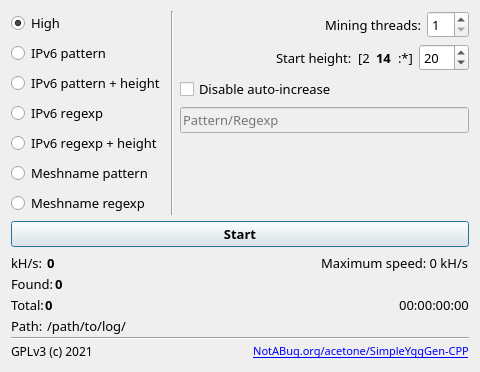
<?xml version="1.0" encoding="UTF-8"?>
<ui version="4.0">
 <class>Widget</class>
 <widget class="QWidget" name="Widget">
  <property name="geometry">
   <rect>
    <x>0</x>
    <y>0</y>
    <width>480</width>
    <height>356</height>
   </rect>
  </property>
  <property name="windowTitle">
   <string>Widget</string>
  </property>
  <layout class="QVBoxLayout" name="verticalLayout_3">
   <item>
    <layout class="QGridLayout" name="settingsLayout">
     <item row="0" column="1">
      <widget class="Line" name="line">
       <property name="orientation">
        <enum>Qt::Vertical</enum>
       </property>
      </widget>
     </item>
     <item row="0" column="2">
      <layout class="QVBoxLayout" name="verticalLayout_2">
       <item>
        <layout class="QHBoxLayout" name="horizontalLayout_2">
         <item>
          <spacer name="horizontalSpacer_6">
           <property name="orientation">
            <enum>Qt::Horizontal</enum>
           </property>
           <property name="sizeHint" stdset="0">
            <size>
             <width>40</width>
             <height>20</height>
            </size>
           </property>
          </spacer>
         </item>
         <item>
          <widget class="QLabel" name="x_threads">
           <property name="font">
            <font>
             <family>PT Mono</family>
             <pointsize>10</pointsize>
            </font>
           </property>
           <property name="layoutDirection">
            <enum>Qt::LeftToRight</enum>
           </property>
           <property name="text">
            <string>Mining threads:</string>
           </property>
          </widget>
         </item>
         <item>
          <widget class="QSpinBox" name="threads">
           <property name="font">
            <font>
             <family>PT Mono</family>
             <pointsize>10</pointsize>
            </font>
           </property>
           <property name="minimum">
            <number>1</number>
           </property>
           <property name="value">
            <number>1</number>
           </property>
          </widget>
         </item>
        </layout>
       </item>
       <item>
        <layout class="QHBoxLayout" name="horizontalLayout_3">
         <item>
          <spacer name="horizontalSpacer_7">
           <property name="orientation">
            <enum>Qt::Horizontal</enum>
           </property>
           <property name="sizeHint" stdset="0">
            <size>
             <width>40</width>
             <height>20</height>
            </size>
           </property>
          </spacer>
         </item>
         <item>
          <widget class="QLabel" name="x_startaltitude">
           <property name="font">
            <font>
             <family>PT Mono</family>
             <pointsize>10</pointsize>
            </font>
           </property>
           <property name="layoutDirection">
            <enum>Qt::LeftToRight</enum>
           </property>
           <property name="text">
            <string>Start height:</string>
           </property>
           <property name="textFormat">
            <enum>Qt::PlainText</enum>
           </property>
          </widget>
         </item>
         <item>
          <widget class="QLabel" name="x_firstByte">
           <property name="font">
            <font>
             <family>PT Mono</family>
             <pointsize>10</pointsize>
            </font>
           </property>
           <property name="text">
            <string>[2</string>
           </property>
          </widget>
         </item>
         <item>
          <widget class="QLabel" name="secondByte">
           <property name="font">
            <font>
             <family>PT Mono</family>
             <pointsize>10</pointsize>
             <weight>75</weight>
             <bold>true</bold>
            </font>
           </property>
           <property name="text">
            <string>14</string>
           </property>
          </widget>
         </item>
         <item>
          <widget class="QLabel" name="x_doubledot">
           <property name="font">
            <font>
             <family>PT Mono</family>
             <pointsize>10</pointsize>
            </font>
           </property>
           <property name="text">
            <string>:*]</string>
           </property>
          </widget>
         </item>
         <item>
          <widget class="QSpinBox" name="height">
           <property name="font">
            <font>
             <family>PT Mono</family>
             <pointsize>10</pointsize>
            </font>
           </property>
           <property name="minimum">
            <number>4</number>
           </property>
           <property name="maximum">
            <number>136</number>
           </property>
           <property name="value">
            <number>20</number>
           </property>
          </widget>
         </item>
        </layout>
       </item>
       <item>
        <layout class="QHBoxLayout" name="horizontalLayout_10">
         <item>
          <widget class="QCheckBox" name="disableIncrease">
           <property name="font">
            <font>
             <family>PT Mono</family>
             <pointsize>10</pointsize>
            </font>
           </property>
           <property name="text">
            <string>Disable auto-increase</string>
           </property>
          </widget>
         </item>
        </layout>
       </item>
       <item>
        <layout class="QHBoxLayout" name="horizontalLayout">
         <item>
          <widget class="QLineEdit" name="stringSet">
           <property name="enabled">
            <bool>false</bool>
           </property>
           <property name="font">
            <font>
             <family>PT Mono</family>
             <pointsize>10</pointsize>
            </font>
           </property>
           <property name="locale">
            <locale language="English" country="UnitedStates"/>
           </property>
           <property name="text">
            <string/>
           </property>
           <property name="placeholderText">
            <string>Pattern/Regexp</string>
           </property>
          </widget>
         </item>
        </layout>
       </item>
       <item>
        <layout class="QHBoxLayout" name="horizontalLayout_8" stretch="0,0,0">
         <property name="spacing">
          <number>0</number>
         </property>
         <item>
          <spacer name="horizontalSpacer_8">
           <property name="orientation">
            <enum>Qt::Horizontal</enum>
           </property>
           <property name="sizeHint" stdset="0">
            <size>
             <width>40</width>
             <height>20</height>
            </size>
           </property>
          </spacer>
         </item>
         <item>
          <widget class="QLabel" name="label">
           <property name="toolTip">
            <string notr="true"/>
           </property>
           <property name="toolTipDuration">
            <number>-1</number>
           </property>
           <property name="statusTip">
            <string/>
           </property>
           <property name="text">
            <string/>
           </property>
           <property name="pixmap">
            <pixmap resource="resources.qrc">:/banner.png</pixmap>
           </property>
          </widget>
         </item>
         <item>
          <spacer name="horizontalSpacer_9">
           <property name="orientation">
            <enum>Qt::Horizontal</enum>
           </property>
           <property name="sizeHint" stdset="0">
            <size>
             <width>40</width>
             <height>20</height>
            </size>
           </property>
          </spacer>
         </item>
        </layout>
       </item>
      </layout>
     </item>
     <item row="0" column="0">
      <layout class="QVBoxLayout" name="verticalLayout">
       <item>
        <widget class="QRadioButton" name="high_mode">
         <property name="font">
          <font>
           <family>PT Mono</family>
           <pointsize>10</pointsize>
          </font>
         </property>
         <property name="text">
          <string>High</string>
         </property>
         <property name="checked">
          <bool>true</bool>
         </property>
        </widget>
       </item>
       <item>
        <widget class="QRadioButton" name="ipv6_pat_mode">
         <property name="font">
          <font>
           <family>PT Mono</family>
           <pointsize>10</pointsize>
          </font>
         </property>
         <property name="text">
          <string>IPv6 pattern</string>
         </property>
        </widget>
       </item>
       <item>
        <widget class="QRadioButton" name="ipv6_pat_high_mode">
         <property name="font">
          <font>
           <family>PT Mono</family>
           <pointsize>10</pointsize>
          </font>
         </property>
         <property name="text">
          <string>IPv6 pattern + height</string>
         </property>
        </widget>
       </item>
       <item>
        <widget class="QRadioButton" name="ipv6_reg_mode">
         <property name="font">
          <font>
           <family>PT Mono</family>
           <pointsize>10</pointsize>
          </font>
         </property>
         <property name="text">
          <string>IPv6 regexp</string>
         </property>
        </widget>
       </item>
       <item>
        <widget class="QRadioButton" name="ipv6_reg_high_mode">
         <property name="font">
          <font>
           <family>PT Mono</family>
           <pointsize>10</pointsize>
          </font>
         </property>
         <property name="text">
          <string>IPv6 regexp + height</string>
         </property>
        </widget>
       </item>
       <item>
        <widget class="QRadioButton" name="mesh_pat_mode">
         <property name="font">
          <font>
           <family>PT Mono</family>
           <pointsize>10</pointsize>
          </font>
         </property>
         <property name="text">
          <string>Meshname pattern</string>
         </property>
        </widget>
       </item>
       <item>
        <widget class="QRadioButton" name="mesh_reg_mode">
         <property name="font">
          <font>
           <family>PT Mono</family>
           <pointsize>10</pointsize>
          </font>
         </property>
         <property name="text">
          <string>Meshname regexp</string>
         </property>
        </widget>
       </item>
      </layout>
     </item>
    </layout>
   </item>
   <item>
    <widget class="QPushButton" name="action">
     <property name="font">
      <font>
       <family>PT Mono</family>
       <pointsize>10</pointsize>
       <weight>75</weight>
       <bold>true</bold>
      </font>
     </property>
     <property name="text">
      <string>Start</string>
     </property>
     <property name="default">
      <bool>true</bool>
     </property>
     <property name="flat">
      <bool>false</bool>
     </property>
    </widget>
   </item>
   <item>
    <layout class="QVBoxLayout" name="verticalLayout_4">
     <property name="spacing">
      <number>1</number>
     </property>
     <item>
      <layout class="QHBoxLayout" name="horizontalLayout_4">
       <item>
        <widget class="QLabel" name="x_khs">
         <property name="font">
          <font>
           <family>PT Mono</family>
           <pointsize>10</pointsize>
          </font>
         </property>
         <property name="text">
          <string>kH/s: </string>
         </property>
        </widget>
       </item>
       <item>
        <widget class="QLabel" name="khs">
         <property name="font">
          <font>
           <family>PT Mono</family>
           <pointsize>10</pointsize>
           <weight>75</weight>
           <bold>true</bold>
          </font>
         </property>
         <property name="text">
          <string>0</string>
         </property>
        </widget>
       </item>
       <item>
        <spacer name="horizontalSpacer">
         <property name="orientation">
          <enum>Qt::Horizontal</enum>
         </property>
         <property name="sizeHint" stdset="0">
          <size>
           <width>40</width>
           <height>20</height>
          </size>
         </property>
        </spacer>
       </item>
       <item>
        <widget class="QLabel" name="hs">
         <property name="font">
          <font>
           <family>PT Mono</family>
           <pointsize>10</pointsize>
          </font>
         </property>
         <property name="text">
          <string>Maximum speed: 0 kH/s</string>
         </property>
         <property name="alignment">
          <set>Qt::AlignLeading|Qt::AlignLeft|Qt::AlignVCenter</set>
         </property>
        </widget>
       </item>
      </layout>
     </item>
     <item>
      <layout class="QHBoxLayout" name="horizontalLayout_5">
       <item>
        <widget class="QLabel" name="x_found">
         <property name="font">
          <font>
           <family>PT Mono</family>
           <pointsize>10</pointsize>
          </font>
         </property>
         <property name="text">
          <string>Found:</string>
         </property>
        </widget>
       </item>
       <item>
        <widget class="QLabel" name="found">
         <property name="font">
          <font>
           <family>PT Mono</family>
           <pointsize>10</pointsize>
           <weight>75</weight>
           <bold>true</bold>
          </font>
         </property>
         <property name="text">
          <string>0</string>
         </property>
        </widget>
       </item>
       <item>
        <spacer name="horizontalSpacer_2">
         <property name="orientation">
          <enum>Qt::Horizontal</enum>
         </property>
         <property name="sizeHint" stdset="0">
          <size>
           <width>40</width>
           <height>20</height>
          </size>
         </property>
        </spacer>
       </item>
       <item>
        <widget class="QLabel" name="last">
         <property name="font">
          <font>
           <family>PT Mono</family>
           <pointsize>10</pointsize>
          </font>
         </property>
         <property name="text">
          <string>&lt;last address will be here&gt;</string>
         </property>
         <property name="alignment">
          <set>Qt::AlignLeading|Qt::AlignLeft|Qt::AlignVCenter</set>
         </property>
        </widget>
       </item>
      </layout>
     </item>
     <item>
      <layout class="QHBoxLayout" name="horizontalLayout_6">
       <item>
        <widget class="QLabel" name="x_total">
         <property name="font">
          <font>
           <family>PT Mono</family>
           <pointsize>10</pointsize>
          </font>
         </property>
         <property name="text">
          <string>Total:</string>
         </property>
        </widget>
       </item>
       <item>
        <widget class="QLabel" name="total">
         <property name="font">
          <font>
           <family>PT Mono</family>
           <pointsize>10</pointsize>
           <weight>75</weight>
           <bold>true</bold>
          </font>
         </property>
         <property name="text">
          <string>0</string>
         </property>
        </widget>
       </item>
       <item>
        <spacer name="horizontalSpacer_3">
         <property name="orientation">
          <enum>Qt::Horizontal</enum>
         </property>
         <property name="sizeHint" stdset="0">
          <size>
           <width>40</width>
           <height>20</height>
          </size>
         </property>
        </spacer>
       </item>
       <item>
        <widget class="QLabel" name="time">
         <property name="font">
          <font>
           <family>PT Mono</family>
           <pointsize>10</pointsize>
           <weight>50</weight>
           <bold>false</bold>
          </font>
         </property>
         <property name="text">
          <string>00:00:00:00</string>
         </property>
         <property name="alignment">
          <set>Qt::AlignCenter</set>
         </property>
        </widget>
       </item>
      </layout>
     </item>
     <item>
      <layout class="QHBoxLayout" name="horizontalLayout_7">
       <item>
        <widget class="QLabel" name="x_path">
         <property name="font">
          <font>
           <family>PT Mono</family>
           <pointsize>10</pointsize>
          </font>
         </property>
         <property name="text">
          <string>Path: </string>
         </property>
        </widget>
       </item>
       <item>
        <widget class="QLabel" name="path">
         <property name="font">
          <font>
           <family>PT Mono</family>
           <pointsize>10</pointsize>
          </font>
         </property>
         <property name="text">
          <string>/path/to/log/</string>
         </property>
         <property name="alignment">
          <set>Qt::AlignLeading|Qt::AlignLeft|Qt::AlignVCenter</set>
         </property>
        </widget>
       </item>
       <item>
        <spacer name="horizontalSpacer_4">
         <property name="orientation">
          <enum>Qt::Horizontal</enum>
         </property>
         <property name="sizeHint" stdset="0">
          <size>
           <width>40</width>
           <height>20</height>
          </size>
         </property>
        </spacer>
       </item>
      </layout>
     </item>
     <item>
      <widget class="Line" name="line_2">
       <property name="orientation">
        <enum>Qt::Horizontal</enum>
       </property>
      </widget>
     </item>
     <item>
      <layout class="QHBoxLayout" name="horizontalLayout_9">
       <item>
        <widget class="QLabel" name="x_checknewver_2">
         <property name="font">
          <font>
           <family>PT Mono</family>
           <pointsize>9</pointsize>
          </font>
         </property>
         <property name="text">
          <string>GPLv3 (c) 2021</string>
         </property>
        </widget>
       </item>
       <item>
        <spacer name="horizontalSpacer_5">
         <property name="orientation">
          <enum>Qt::Horizontal</enum>
         </property>
         <property name="sizeHint" stdset="0">
          <size>
           <width>40</width>
           <height>20</height>
          </size>
         </property>
        </spacer>
       </item>
       <item>
        <widget class="QLabel" name="notabugLink">
         <property name="font">
          <font>
           <family>PT Mono</family>
           <pointsize>8</pointsize>
          </font>
         </property>
         <property name="text">
          <string>&lt;a href=&quot;https://notabug.org/acetone/SimpleYggGen-CPP&quot;&gt;NotABug.org/acetone/SimpleYggGen-CPP&lt;/a&gt;</string>
         </property>
         <property name="alignment">
          <set>Qt::AlignCenter</set>
         </property>
         <property name="openExternalLinks">
          <bool>true</bool>
         </property>
        </widget>
       </item>
      </layout>
     </item>
    </layout>
   </item>
  </layout>
 </widget>
 <resources>
  <include location="resources.qrc"/>
 </resources>
 <connections/>
</ui>
